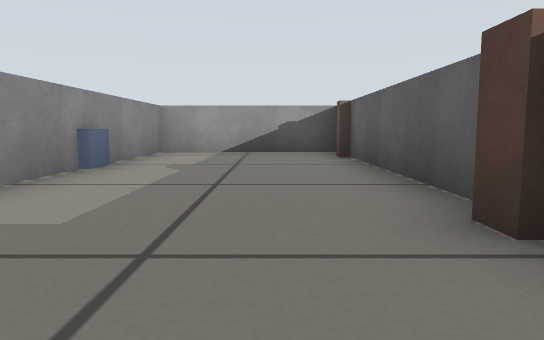
View 1 (above)

14 first-person views from a walk through a robot-simulator world made for Gazebo. The camera is 0.25 m above the floor, tilts 6° down and sees 70° across. The floor is counted in squares, 0.5 m on a side. Each view is taken from the middle of a square. On the plan, view 1 faces up. The plan holds only what a view shows up to about 9 squares ahead; the rest is blank.

View 2
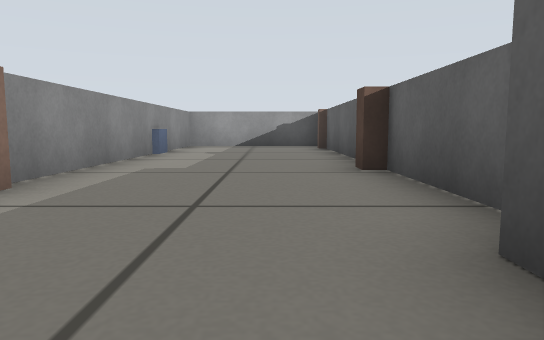

View 3
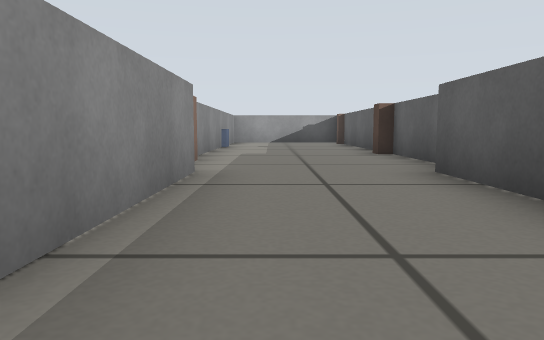

View 4
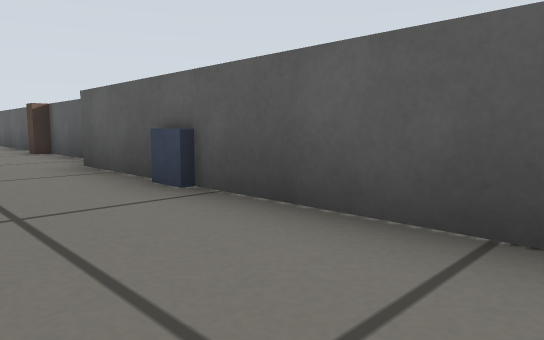

View 5
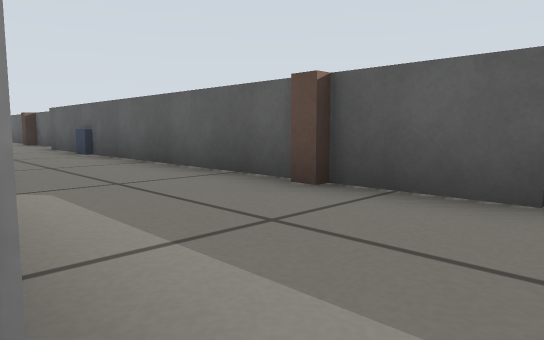

View 6
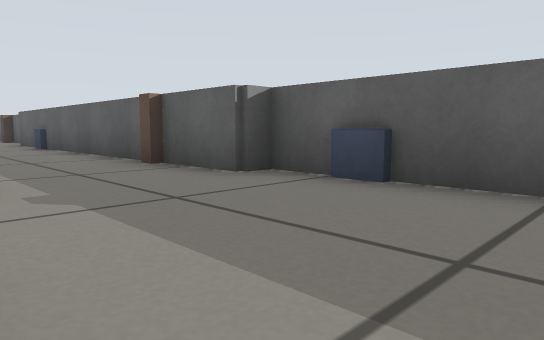

View 7
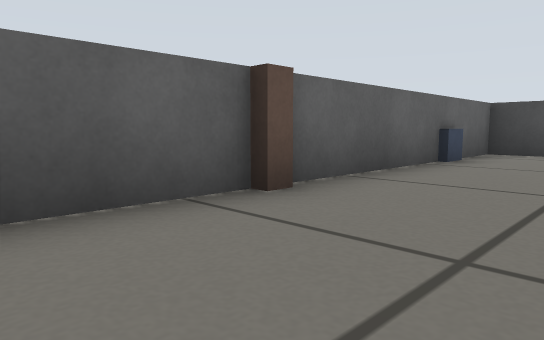

View 8
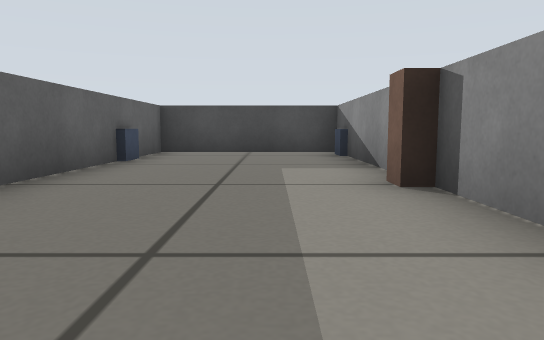

View 9
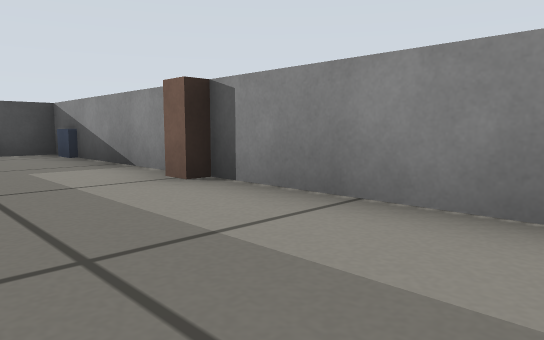

View 10
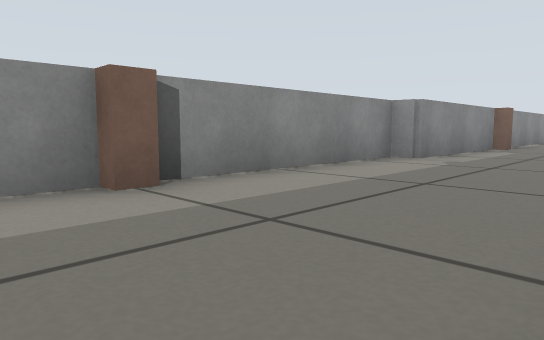

View 11
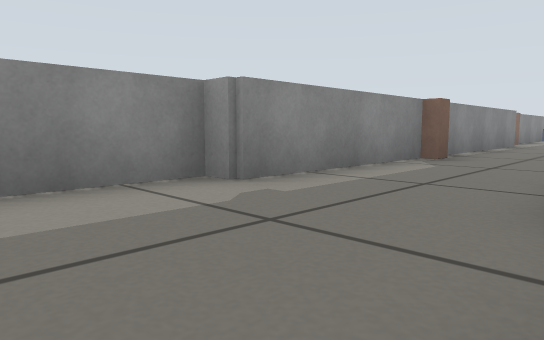

View 12
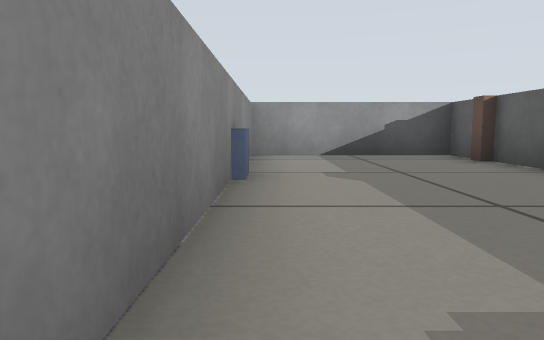

View 13
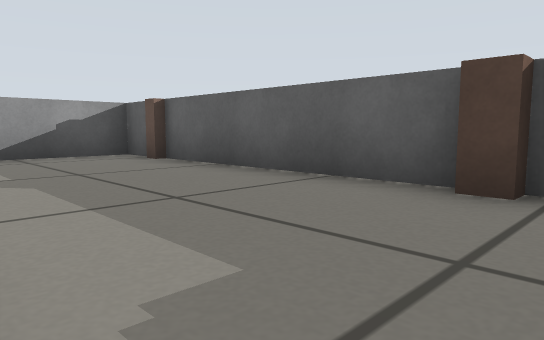

View 14
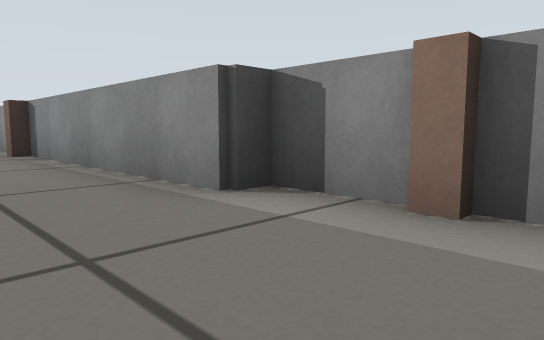

### Floor plan
Ten units are one square. View 1 is at (0, 0); x grows to the right and y downward. Boxes are objects, and circles mark ways between rooms. Rooms are numbered by the first view taken in them; rooms with no view inside come last. Other rooms are left out.
<svg viewBox="-30 -89 50 308">
<path fill="none" stroke="#000" d="M14 -21 14 -62M14 -76 14 -84 -24 -84 -24 -2M-24 1 -24 14 -19 14M14 8 14 -18M9 35 9 15M-19 14 -19 65M9 65 9 45M-19 75 -19 95M9 95 9 65M-24 166 -24 214 14 214 14 156M14 146 14 115 9 115M-19 115 -24 115 -24 162M-19 95 -19 115M9 115 9 105"/>
<rect x="-25" y="-5" width="10" height="10" fill="#bbb"><title>brown post</title></rect>
<rect x="-25" y="-55" width="10" height="10" fill="#bbb"><title>blue box</title></rect>
<rect x="5" y="-25" width="10" height="10" fill="#bbb"><title>brown box</title></rect>
<rect x="5" y="-75" width="10" height="10" fill="#bbb"><title>brown post</title></rect>
<rect x="-25" y="65" width="10" height="10" fill="#bbb"><title>brown box</title></rect>
<rect x="-25" y="195" width="10" height="10" fill="#bbb"><title>blue box</title></rect>
<rect x="-25" y="155" width="10" height="10" fill="#bbb"><title>brown box</title></rect>
<rect x="5" y="185" width="10" height="10" fill="#bbb"><title>blue box</title></rect>
<rect x="5" y="145" width="10" height="10" fill="#bbb"><title>brown post</title></rect>
<rect x="5" y="125" width="10" height="10" fill="#bbb"><title>blue box</title></rect>
<circle cx="-5" cy="25" r="3" fill="#2a7"/>
<circle cx="-5" cy="55" r="3" fill="#2a7"/>
<circle cx="-5" cy="85" r="3" fill="#2a7"/>
<circle cx="-5" cy="110" r="3" fill="#2a7"/>
<text x="-10" y="-40">1</text>
<text x="-10" y="40">2</text>
<text x="-10" y="80">3</text>
<text x="-10" y="160">4</text>
<text x="-10" y="100">5</text>
</svg>
Room 1 opens to room 2. Room 2 opens to room 3. Room 3 opens to room 5. Room 4 opens to room 5.

Where each view was taken, in squares from view 1:
view 1: 0 up, 0 right, facing up
view 2: 3 down, 0 right, facing up
view 3: 6 down, 1 left, facing up
view 4: 7 down, 1 left, facing up-right
view 5: 12 down, 2 left, facing up-right
view 6: 15 down, 2 left, facing up-right
view 7: 13 down, 1 left, facing down-right
view 8: 13 down, 1 left, facing down
view 9: 13 down, 0 right, facing down-left
view 10: 18 down, 1 right, facing up-left
view 11: 14 down, 1 right, facing up-left
view 12: 1 up, 2 left, facing up
view 13: 1 up, 2 left, facing up-right
view 14: 1 up, 0 right, facing down-left
